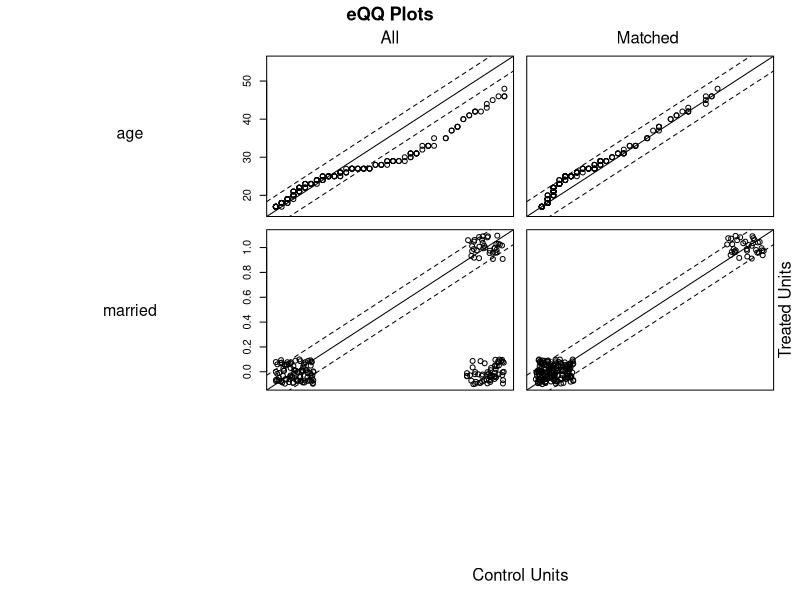

The R source for this figure:

library(MatchIt)

data(lalonde) ## load data (toydata from package MatchIt)

head(lalonde) ## glance
# treat age educ black hispan married nodegree re74 re75       re78
# NSW1     1  37   11     1      0       1        1    0    0  9930.0460
# NSW2     1  22    9     0      1       0        1    0    0  3595.8940
# NSW3     1  30   12     1      0       0        0    0    0 24909.4500
# NSW4     1  27   11     1      0       0        1    0    0  7506.1460
# NSW5     1  33    8     1      0       0        1    0    0   289.7899
# NSW6     1  22    9     1      0       0        1    0    0  4056.4940

summary(as.factor(lalonde$treat))
# 0   1
# 429 185

#### STEP 1 : get matching nearest ####
set.seed(42)
to_match <- matchit(treat ~ age + married, data = lalonde, method = "nearest")
head(to_match$match.matrix) ## glance at paired data
# 1
# NSW1 "PSID349"
# NSW2 "PSID333"
# NSW3 "PSID199"
# NSW4 "PSID150"
# NSW5 "PSID217"
# NSW6 "PSID388"
dim(to_match$match.matrix)
# [1] 185   1

## check some of them
lalonde[which(rownames(lalonde) == "NSW1" | rownames(lalonde) == "PSID349"), ]
# treat age educ black hispan married nodegree     re74     re75     re78
# NSW1        1  37   11     1      0       1        1   0.0000    0 9930.046
# PSID349     0  37    7     0      0       1        1 963.9593    0    0.000

lalonde[which(rownames(lalonde) == "NSW3" | rownames(lalonde) == "PSID333"), ]
# treat age educ black hispan married nodegree     re74     re75     re78
# NSW2        1  22    9     0      1       0        1    0.000    0  3595.894
# PSID333     0  19    6     1      0       0        1 1955.348    0 14998.920

lalonde[which(rownames(lalonde) == "NSW2" | rownames(lalonde) == "PSID199"), ]
# treat age educ black hispan married nodegree     re74     re75     re78
# NSW2        1  22    9     0      1       0        1    0.000    0.000 3595.894
# PSID199     0  29   10     0      1       0        1 3732.403 1323.048 6694.101

#### STEP 2 : only keep matched data  ####
all_data_matched <- match.data(to_match, group = "all")
group_treated <- match.data(to_match, group = "treat")
group_control <- match.data(to_match, group = "control")

dim(all_data_matched)
# [1] 370  12
dim(group_treated)
# [1] 185  12
dim(group_control)
# [1] 185  12

#### STEP 3 : question ? ####

## difference of income (re78) between 2 groups ctrl and treated ?

## statistiquement : t-test

t.test(all_data_matched$re78 ~ all_data_matched$treat)
# p-value = 0.2661

#### viz ####
# library(ggplot2)
# ggplot(all_data_matched, aes(x = re78, y = as.factor(treat))) + 
#   geom_boxplot()

#### Rolling windows for matching on age ####

library(MatchIt)

# to_match <- matchit(
#   treat ~ age + married + educ,
#   data = lalonde,
#   method = "nearest",
#   caliper = c(age = 5, educ = 2)
# )

to_match <- matchit(
  treat ~ age + married,
  data = lalonde,
  method = "nearest",
  caliper = c(age = 5), # apply tolerance +/- 5 years
  std.caliper = FALSE
)

# sum up
summary(to_match)

# matched data
matched_data <- match.data(to_match)
head(matched_data)
tail(matched_data)
plot(to_match)
